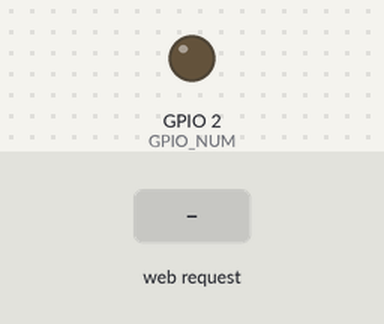
Bench run of a program on a simulated ESP8266 board running MicroPython. Parts: output pins drawn as LEDs (lit = HIGH). The test bench sets the inputs (shaded band). WiFi joins after 1.5 s.

Above: at 1.2 s.
1.3 s: HTTP request GET /toggle received
At 1.7 s:
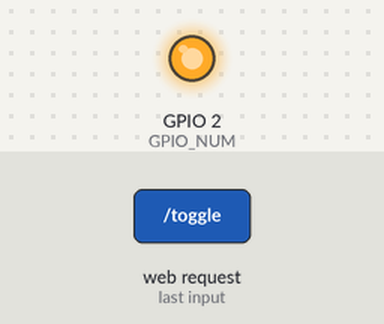
Timing chart, 0 to 4.3 s (numbered marks = the images above; inputs shaded):
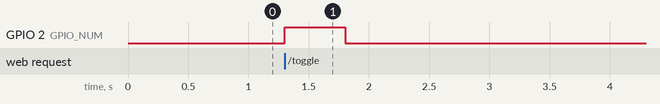

Measured:
- after the input at 1.3 s, GPIO 2 (GPIO_NUM): LOW → HIGH at once, → LOW 0.50 s later

The program:

main_test.py
```python
# Begin configuration
TITLE    = "Garage door"
GPIO_NUM = 2
STA_SSID = "baffi"
STA_PSK  = "ddiiaannaa"
# End configuration

import network
import machine
import usocket
import time

ap_if = network.WLAN(network.AP_IF)
if ap_if.active(): ap_if.active(False)
sta_if = network.WLAN(network.STA_IF)
if not ap_if.active(): sta_if.active(True)
if not sta_if.isconnected(): sta_if.connect(STA_SSID, STA_PSK)

pin = machine.Pin(GPIO_NUM)
pin.init(pin.OUT)
pin.low()

def ok(socket, query):
    socket.write("HTTP/1.1 OK\r\n\r\n")
    socket.write("<!DOCTYPE html><html><head><meta name='viewport' content='width=device-width', initial-scale='1'><title>Garage Door</title><link rel='manifest' href='/manifest.json'><meta name='mobile-web-app-capable' content='yes'><style>body {background-color:#333333;} .buttons {margin:15% auto;text-align:center;display:block;} a:active,a:link,a:visited {color:#333333;} svg {width:128px;height:128px;border:none;} use.ic-1 {fill:#80ff00;}svg path {fill:inherit;} </style></head><body><svg style='display: none;'><symbol id='ic'><path fill='#000000' d='m64 10.228-31.25 16.225-31.25 16.225h9.8371v70.858h-4.0636v4.2365h113.44v-4.2365h-4.054v-70.858h9.8371l-31.25-16.225-31.25-16.225zm-43.181 32.451h43.181 43.172v70.858h-86.353v-70.858zm4.0155 8.9629v6.6573h78.322v-6.6573h-78.322zm0 16.321v6.6573h78.322v-6.6573h-78.322zm0 15.14v6.6573h78.322v-6.6573h-78.322zm0 15.322v6.6669h78.322v-6.6669h-78.322z'/></svg><div class='buttons'><a class='click' href='/toggle?"+query.decode()+"'><svg viewBox='0 0 128 128' xmlns:xlink='http://www.w3.org/1999/xlink'><use class='ic-1' xlink:href='#ic' x='0' y='0' /></svg></a></div></body></html>")

def err(socket, code, message):
    socket.write("HTTP/1.1 "+code+" "+message+"\r\n\r\n")
    socket.write("<h1>"+message+"</h1>")

def handle(socket):
    (method, url, version) = socket.readline().split(b" ")
    if b"?" in url:
        (path, query) = url.split(b"?", 2)
    else:
        (path, query) = (url, b"")
    while True:
        header = socket.readline()
        if header == b"":
            return
        if header == b"\r\n":
            break

    if version != b"HTTP/1.0\r\n" and version != b"HTTP/1.1\r\n":
        err(socket, "505", "Version Not Supported")
    elif method == b"GET":
        if path == b"/":
            ok(socket, query)
        elif path == b"/toggle":
            pin.high()
            time.sleep_ms(500)
            pin.low()
            ok(socket, query)
        elif path == b"/manifest.json":
            socket.write("HTTP/1.1 OK\r\n\r\n")
            socket.write("{")
            socket.write("'short_name': 'Garage Door',")
            socket.write("'name': 'Open Garage Door',")
            socket.write("'icons': [{}],")
            socket.write("'start_url': '/',")
            socket.write("'display': 'standalone'")
            socket.write("} ")
        else:
            err(socket, "404", "Not Found")
    else:
        err(socket, "501", "Not Implemented")

server = usocket.socket()
server.bind(('0.0.0.0', 80))
server.listen(1)
while True:
    try:
        (socket, sockaddr) = server.accept()
        handle(socket)
    except:
        socket.write("HTTP/1.1 500 Internal Server Error\r\n\r\n")
        socket.write("<h1>Internal Server Error</h1>")
    socket.close()
```
